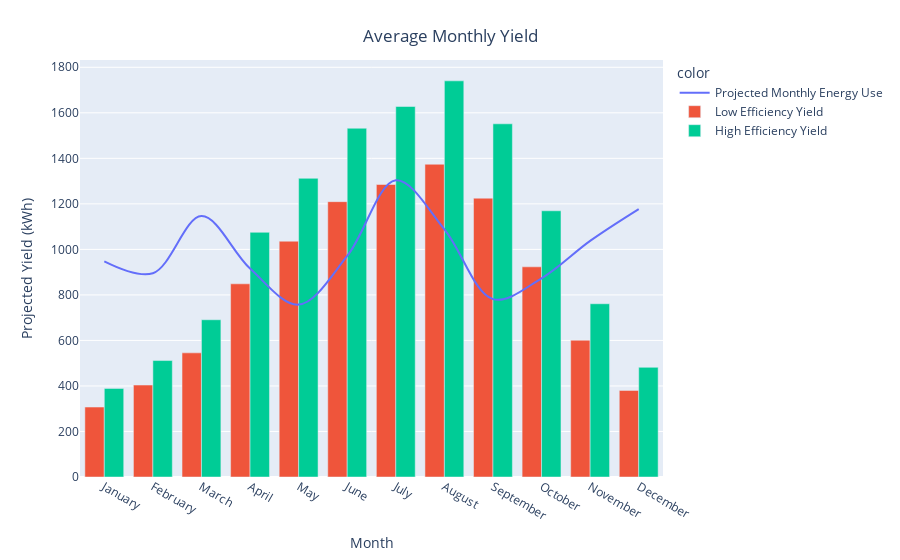

This figure's notebook cell:
### Code cell
ratio = find_ratio(sqft,Year_Blt)

fig3 = px.line(
    x = months, 
    y = Albany_Monthly_Use['Usage'] * ratio,
    color=px.Constant('Projected Monthly Energy Use'),
    line_shape = 'spline'
)
fig3.add_bar( 
    x = months, 
    y = Y_monthlyL['Yield'],
    name = 'Low Efficiency Yield'
)
fig3.add_bar( 
    x = months, 
    y = Y_monthlyH['Yield'],
    name = 'High Efficiency Yield'
)
fig3.update_layout(
    title={
        'text':'Average Monthly Yield',
        'x':0.5,
        'xanchor':'center',
        'yanchor':'top'
    },
    xaxis_title='Month',
    yaxis_title='Projected Yield (kWh)'
)

### Figure 1 — Plotly figure (JSON) as saved in the notebook; plotly's stock layout.template omitted (floating-point values rounded to 4 significant figures)
{"data": [{"hovertemplate": "color=Projected Monthly Energy Use<br>x=%{x}<br>y=%{y}<extra></extra>", "legendgroup": "Projected Monthly Energy Use", "line": {"color": "#636efa", "dash": "solid", "shape": "spline"}, "mode": "lines", "name": "Projected Monthly Energy Use", "orientation": "v", "showlegend": true, "type": "scatter", "x": ["January", "February", "March", "April", "May", "June", "July", "August", "September", "October", "November", "December"], "xaxis": "x", "y": [947.5, 895.3, 1146.0, 916.1, 757.4, 971.1, 1304.0, 1088.0, 781.5, 873.0, 1037.0, 1177.0], "yaxis": "y"}, {"name": "Low Efficiency Yield", "type": "bar", "x": ["January", "February", "March", "April", "May", "June", "July", "August", "September", "October", "November", "December"], "y": [307.3, 403.9, 545.4, 848.7, 1036.0, 1210.0, 1285.0, 1374.0, 1225.0, 923.3, 600.9, 380.4]}, {"name": "High Efficiency Yield", "type": "bar", "x": ["January", "February", "March", "April", "May", "June", "July", "August", "September", "October", "November", "December"], "y": [389.3, 511.6, 690.8, 1075.0, 1312.0, 1532.0, 1628.0, 1740.0, 1552.0, 1170.0, 761.2, 481.8]}], "layout": {"legend": {"title": {"text": "color"}, "tracegroupgap": 0}, "margin": {"t": 60}, "title": {"text": "Average Monthly Yield", "x": 0.5, "xanchor": "center", "yanchor": "top"}, "xaxis": {"anchor": "y", "domain": [0, 1], "title": {"text": "Month"}}, "yaxis": {"anchor": "x", "domain": [0, 1], "title": {"text": "Projected Yield (kWh)"}}}}
